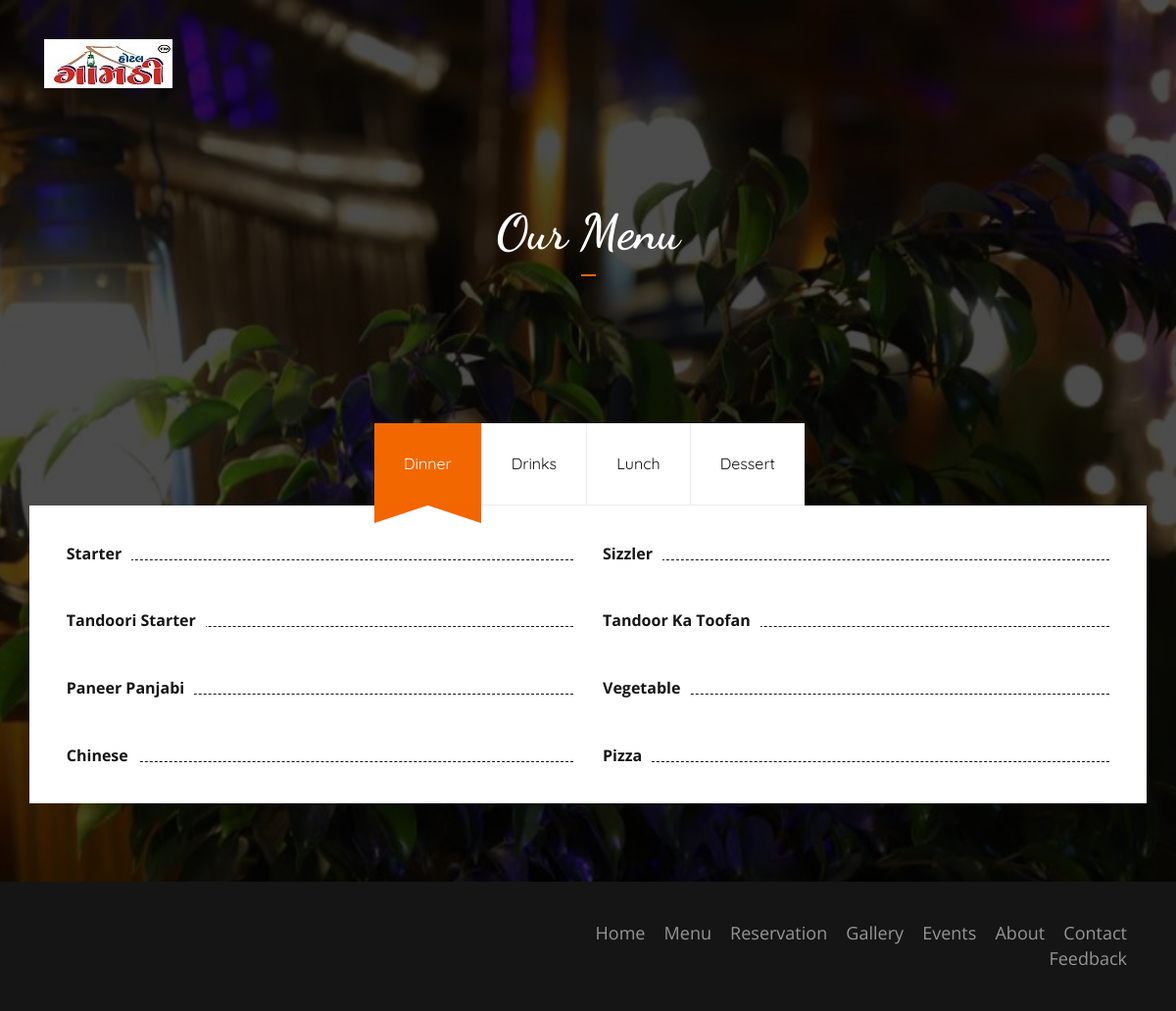
The page /Project/Project/risotto/menu.php on the database its author committed.
### tables this page shows
CREATE TABLE `menu` (
  `sub_category_id` int(11) NOT NULL,
  `sub_category` varchar(255) NOT NULL,
  `main_category` varchar(255) NOT NULL
);

### Project/Project/risotto/menu.php (the view, shortened to what this page needs)
<?php  include("config.php")   ?>
<?php  include("header.php")   ?>
<div class="banner-area">
			<div class="bg-image bg-parallax overlay" style="background-image:url(./img/IMG-20180708-WA0010.jpg)"></div>
			<div class="container">
				<div class="row">
					<div class="col-md-12 text-center">
						<h2 class="white-text title">Our Menu</h2>
					</div>
				</div>
			</div>
		</div>
		<div id="menu" class="section">
			<div class="container">
					<ul class="menu-nav">
					  <li class="active"><a data-toggle="tab" href="#menu1">Dinner</a></li>
					  <li><a data-toggle="tab" href="#menu2">Drinks</a></li>
					  <li><a data-toggle="tab" href="#menu3">Lunch</a></li>
					  <li><a data-toggle="tab" href="#menu4">Dessert</a></li>
					</ul>
					<div id="menu-content" class="tab-content">
						<div id="menu1" class="tab-pane fade in active">
							<?php
							$query=mysqli_query($db,"select * from menu where main_category='Dinner'");
							if(mysqli_num_rows($query)>0)
							{
								echo "<div class='col-md-6'>";
								while($row=mysqli_fetch_array($query))
								{
								if($row['sub_category_id']==6)
								{
								echo "</div>";
								echo "<div class='col-md-6'>";
								}
								echo "<div class='single-dish'>";
									echo "<div class='single-dish-heading'>";
										echo "<h4 class='name'><a href='showmenu.php?sub_category=".$row['sub_category']."'><b>".$row['sub_category']."</b></a></h4>";
									echo "</div>";
								echo "</div>";
							}
							}?>
                            </div>
						</div>
					</div>
				</div>
			</div>
<?php   include("footer.php")  ?>

### Project/Project/risotto/css/style.css (style rules this page uses)
body { color:#969696; font-size:16px; overflow-x:hidden; font-family: 'Cabin', sans-serif; }
h1,h2,h3,h4,h5,h6 { font-weight:700; color:#151515; font-family: 'Dancing Script', cursive; }
h2 { font-size:50px; }
h4 { font-size:16px; }
a { color:#151515; -webkit-transition:0.2s color; transition:0.2s color; }
ul,ol { margin: 0; padding: 0; list-style: none }
.white-text { color:#FFF; }
.section { position:relative; padding-top:80px; padding-bottom:80px; }
.title:after { content:""; display: block; width: 15px; height: 2px; background-color: #f36700; margin: 15px 0px 30px; }
.text-center .title:after { margin: 15px auto 30px; }
.bg-image { position:absolute; left:0; right:0; top:0; bottom:0; background-position:center; background-size:cover; z-index:-1; }
.bg-image.bg-parallax { background-attachment:fixed; }
.bg-image.overlay:after { content:""; position:absolute; left:0; right:0; top:0; bottom:0; opacity: 0.7; background-color:#000; }
.banner-area { position:relative; padding-bottom:40px; }
.menu-nav { text-align: center; }
.menu-nav li { position:relative; display:inline-block; margin-right:-3px; border-bottom: 1px solid #ECECEC; background-color: #FFF; }
.menu-nav li + li { -webkit-box-shadow:-1px 0px 0px 0px #ECECEC; box-shadow:-1px 0px 0px 0px #ECECEC; }
.menu-nav li a { font-family: 'Quicksand', sans-serif; display: block; padding: 30px; }
.menu-nav li.active a { color: #FFF; background-color:#f36700; }
.menu-nav li.active:before , .menu-nav li.active:after { content:""; width: 0; height: 0; position:absolute; bottom:-19px; border-style: solid; z-index:1; }
.menu-nav li.active:before { left:0; border-width: 20px 60px 0 0; border-color: #f36500 transparent transparent; }
.menu-nav li.active:after { right:0; border-width: 0 60px 20px 0; border-color: transparent #f36500 transparent ; }
#menu-content { overflow:auto; padding:30px 2% 30px; background-color:#FFF; }
.single-dish + .single-dish { margin-top:30px; }
.single-dish .single-dish-heading { position:relative; z-index:10; }
.single-dish .single-dish-heading:before { content:""; display:block; position:relative; top:25px; height:1px; width:100%; border-top:1px dashed #151515; z-index:-1; }
.single-dish .name { display: inline-block; font-family:'Cabin', sans-serif; background-color: #FFF; padding-right: 10px; font-weight:400; }

### Project/Project/risotto/css/slider.css (style rules this page uses)
* { margin: 0; padding: 0; box-sizing: border-box; font-family: "Open Sans", sans-serif; }

### rows shown on the page
menu: sub_category "Starter"
menu: sub_category "Tandoori Starter"
menu: sub_category "Paneer Panjabi"
menu: sub_category "Chinese"
menu: sub_category "Sizzler"
menu: sub_category "Tandoor Ka Toofan"
menu: sub_category "Vegetable"
menu: sub_category "Pizza"
